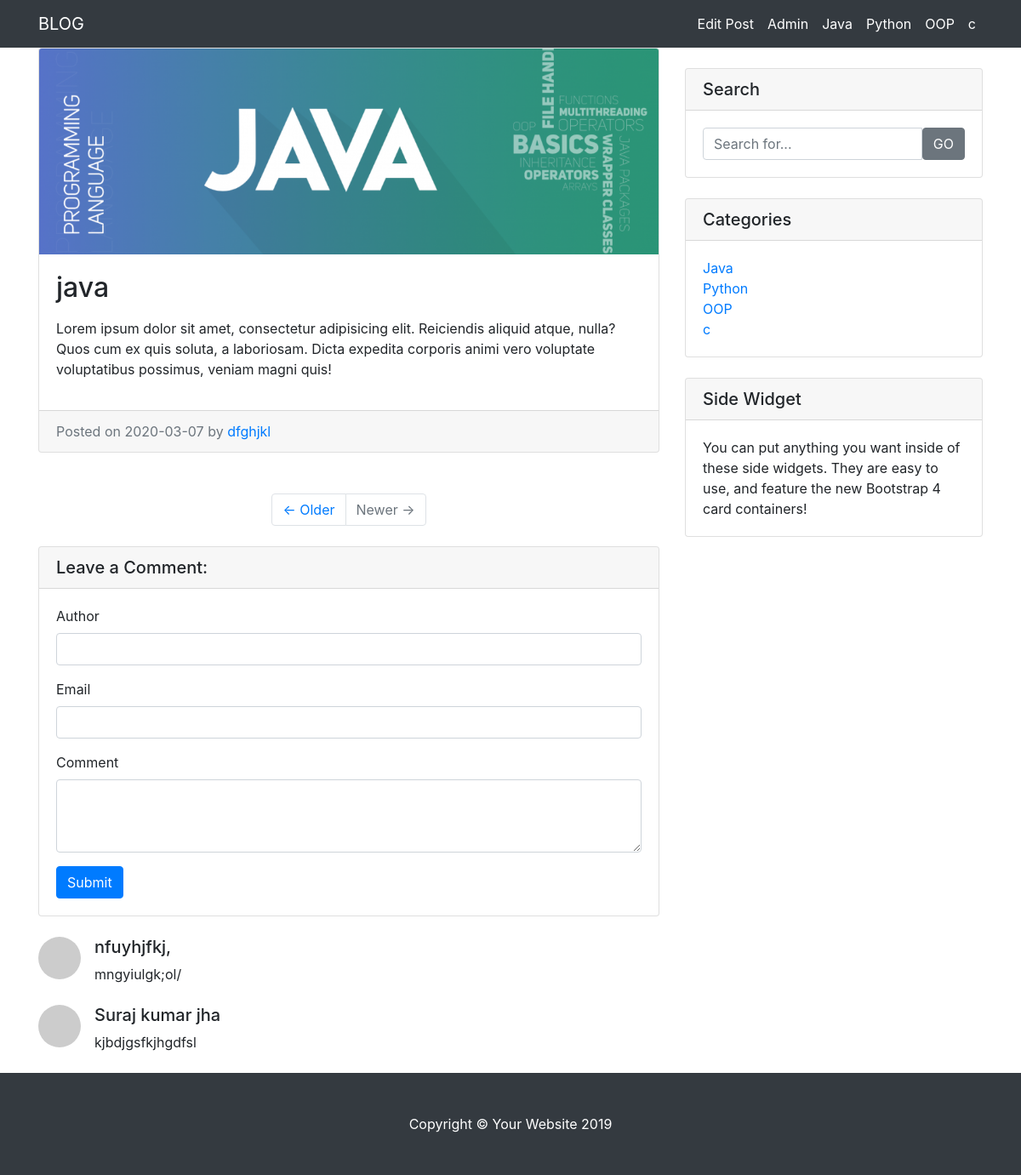
Page /blog/prt_blog.php?blog_id=1 on the committed database.
### tables this page shows
CREATE TABLE `categories` (
  `cat_id` int(2) NOT NULL,
  `cat_title` varchar(235) NOT NULL
);

CREATE TABLE `post` (
  `post_id` int(3) NOT NULL,
  `post_category_id` int(3) NOT NULL,
  `post_title` varchar(255) NOT NULL,
  `post_author` varchar(255) NOT NULL,
  `post_date` date NOT NULL,
  `post_image` text NOT NULL,
  `post_content` text NOT NULL,
  `post_tags` varchar(255) NOT NULL,
  `post_comment_count` int(5) NOT NULL,
  `post_status` varchar(255) NOT NULL DEFAULT 'draft'
);

CREATE TABLE `comment` (
  `comm_id` int(3) NOT NULL,
  `comm_author` varchar(255) NOT NULL,
  `comm_content` text NOT NULL,
  `comm_date` date NOT NULL,
  `comm_status` varchar(255) NOT NULL,
  `comm_post_id` int(3) NOT NULL,
  `comm_email` varchar(255) NOT NULL
);

### blog/prt_blog.php (called while the page is built)
<?php include "includes/header.php" ;
     include "includes/navigation_bar.php" ;
     include "includes/blog_content.php";
    include "includes/sidebar_search.php" ;
    include "includes/sidebar_category.php" ;
     include "includes/sidebar_widget.php" ;
 include "includes/footer.php" ;
?>

### blog/includes/blog_content.php (the view, shortened to what this page needs)
<div class="container">
  <div class="row">
      <div class="col-md-8">
          <?php
          if(isset($_GET['blog_id'])){
              $p_id = $_GET['blog_id'];
          $query= "SELECT * FROM post WHERE post_id = {$p_id} ";
               $posts_list=mysqli_query($connection,$query);
               while($row = mysqli_fetch_assoc($posts_list)){
                  $post_title=$row['post_title'];
                  $post_author=$row['post_author'];
                  $post_date=$row['post_date'];
                  $post_content=$row['post_content'];
                  $post_image=$row['post_image'];
                  $post_title=$row['post_title'];
               }
            ?>
      <div class="card mb-4">
             <img class="card-img-top" src="./images/<?php echo $post_image?>"  alt="Card image cap">
             <div class="card-body">
                <h2 class="card-title"><?php echo $post_title?> </h2>
                <p class="card-text"><?php echo $post_content?> </p>
              </div>
              <div class="card-footer text-muted">
                Posted on <?php echo "$post_date"?>  by
                <a href="#"><?php echo "$post_author"?> </a>
              </div>
       </div>
       <?php } ?>
       <br/>
            <ul class="pagination justify-content-center mb-4">
              <li class="page-item">
                  <a class="page-link" href="#">&larr; Older</a>
               </li>
                <li class="page-item disabled">
                    <a class="page-link" href="#">Newer &rarr;</a>
                </li>
              </ul>
    <div class="card my-4">
        <h5 class="card-header">Leave a Comment:</h5>
        <div class="card-body">
          <form action="" method="post">
          <div class="form-group">
          <label for="author">Author</label>
              <input type="text" name="author" class="form-control" required>
            </div>
            <div class="form-group">
          <label for="email">Email</label>
              <input type="text" name="email"class="form-control" required>
            </div>
            <div class="form-group">
            <label for="email">Comment</label>
              <textarea class="form-control" rows="3" name="comment" required></textarea>
            </div>
            <button type="submit" class="btn btn-primary" name="submit">Submit</button>
          </form>
        </div>
      </div>
      <?php
      $query= "SELECT * FROM comment WHERE comm_post_id = {$p_id} AND comm_status = 'Approved' ";
      $query.="ORDER BY comm_id DESC ";
      $comment_list=mysqli_query($connection,$query);
     while($row=mysqli_fetch_assoc($comment_list)){
                        $comm_author=$row['comm_author'];
                        $comm_content=$row['comm_content'];
      ?>
      <div class="media mb-4">
        <img class="d-flex mr-3 rounded-circle" src="http://placehold.it/50x50" alt="">
        <div class="media-body">
          <h5 class="mt-0"><?php echo $comm_author;?></h5>
          <?php echo $comm_content;?></h5>
        </div>
      </div>
     <?php } ?>
    </div>

### blog/includes/navigation_bar.php (shortened to what this page needs)
  <nav class="navbar navbar-expand-lg navbar-dark bg-dark fixed-top">
    <div class="container">
      <a class="navbar-brand" href="./index.php">BLOG</a>
      <div class="collapse navbar-collapse" id="navbarResponsive">
        <ul class="navbar-nav ml-auto">
        <?php
        if(!isset($_SESSION['role'])){
        if(isset($_GET['blog_id'])){
            $id=$_GET['blog_id'];
echo "<li class='nav-item active'><a href='admin/posts.php?source=edit_post&p_id={$id}' class='nav-link'>Edit Post</a></li>";
        }
      }
        ?>
<li class='nav-item active'><a href="admin" class='nav-link'>Admin</a></li>
        <?php
        $query= "SELECT * FROM categories";
        $cat_list=mysqli_query($connection,$query);
        while($row=mysqli_fetch_assoc($cat_list)){
          $cat_title=$row['cat_title'];
          $cat_id=$row['cat_id'];
          echo "<li class='nav-item active'>
          <a class='nav-link' href='cat_blog.php?cat_id={$cat_id}'>{$cat_title}</a>
        </li>";
        }
        ?>
        </ul>
      </div>
    </div>
  </nav>

### blog/includes/sidebar_category.php
<?php
$query= "SELECT * FROM categories";
$cat_list=mysqli_query($connection,$query);
?>
 <div class="card my-4">
      <h5 class="card-header">Categories</h5>
      <div class="card-body">
        <div class="row">
           <div class="col-lg-6">
              <ul class="list-unstyled mb-0">
              <?php
                while($row=mysqli_fetch_assoc($cat_list)){
                  $cat_title=$row['cat_title'];
                  $cat_id=$row['cat_id'];
                   echo "<li>
                    <a href='cat_blog.php?cat_id={$cat_id}'>{$cat_title}</a>
                    </li>";
                 }
               ?>
               </ul>
             </div>
           </div>
          </div>
        </div>

### blog/css/blog-home.css (style rules this page uses)
body { padding-top: 56px; }

### rows in the picture
categories: cat_title "Java"
categories: cat_title "Python"
categories: cat_title "OOP"
categories: cat_title "c"
post: post_image (picture), post_title "java", post_content "Lorem ipsum dolor sit amet, consectetur adipisicing elit. Reiciendis aliquid atque, nulla? Quos cum ex quis soluta, a laboriosam. Dicta expedita corporis animi vero voluptate voluptatibus possimus, veniam magni quis!", post_date "2020-03-07", post_author "dfghjkl"
comment: comm_author "nfuyhjfkj,", comm_content "mngyiulgk;ol/"
comment: comm_author "Suraj kumar jha", comm_content "kjbdjgsfkjhgdfsl"
